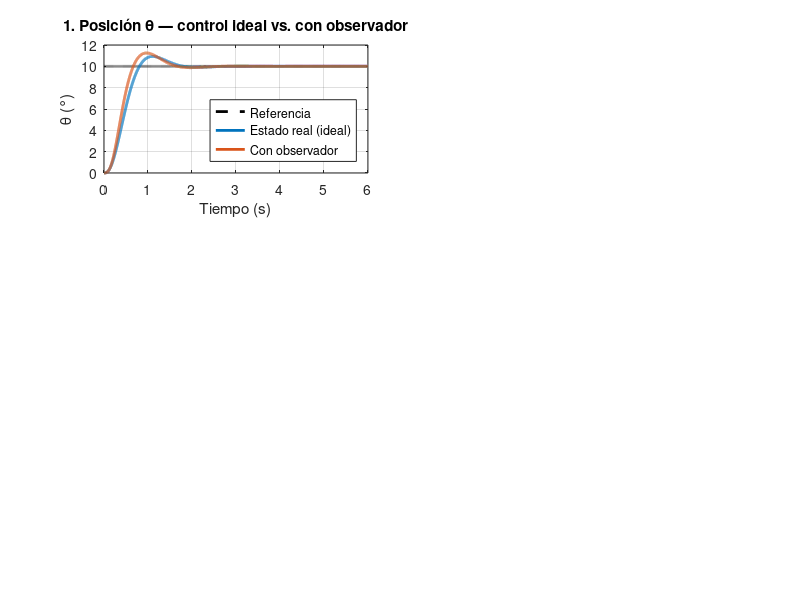

Write the MATLAB code that produced this figure. (Note: this script raises an error after producing the figure.)
% =========================================================================
% Cap. 08 — OBSERVADOR DE LUENBERGER EN DOMINIO Z (3x3, planta real)
% -------------------------------------------------------------------------
% Propósito  : Diseñar un controlador por realimentación de estados con
%              observador de Luenberger en dominio z. Se mide SOLO θ
%              (C = [0 0 1]); ia y ω se estiman en tiempo real y se
%              realimenta el estado estimado: u = -Kz · x_hat + Kdc · r.
% Aplicación : Motor BDC (modelo 3x3, planta real), posición angular θ.
% Parámetros : Planta real (Ra=11, La=0.008, Kb=0.0014, Je=7.56e-4, Be=1e-5).
% Muestreo   : Ts = 10 ms (Fs = 100 Hz).
% Entradas   : Mp, tp, Ts, Ref_grados, factor_obs, x0_real, x0_hat.
% Salidas    : K_z, L, K_dc, verificación del principio de separación,
%              simulación ideal vs realista y gráficos comparativos.
% Doc        : docs/08_observador_estados.md
% -------------------------------------------------------------------------
% Estructura del lazo:
%
%   r --(Kdc)--+--> [Planta x[k+1] = Phi*x + Gamma*u] --> y = Cd*x
%              |                                            |
%              v                                            v
%        u = -Kz*xhat                                  [Observador]
%                                              xhat[k+1] = Phi*xhat
%                                                       + Gamma*u
%                                                       + L*(y - Cd*xhat)
%
% Principio de separación: Kz y L se diseñan por separado; los polos del
% sistema completo son la unión de los polos de (Phi - Gamma*Kz) y de
% (Phi - L*Cd).
% -------------------------------------------------------------------------
% LEYENDA DE IMPLEMENTACIÓN
%   [PC]  : se ejecuta off-line en MATLAB (diseño/sintonía/validación).
%   [MCU] : pertenece al algoritmo que corre en el microcontrolador a
%           cada interrupción de muestreo (cada Ts segundos).
%
% Constantes [PC] que se cargan en el firmware: Phi, Gamma, Cd, Kz, L, Kdc.
% En cada ISR el microcontrolador ejecuta SOLO el observador + la ley
% de control (el motor real es la "planta"):
%   [MCU]  y[k]      = leer_encoder();                          % única medición
%   [MCU]  u[k]      = -Kz*xhat[k] + Kdc*r[k];                  % control con estado estimado
%   [MCU]  aplicar_PWM(u[k]);
%   [MCU]  xhat[k+1] = Phi*xhat[k] + Gamma*u[k]
%                   + L*(y[k] - Cd*xhat[k]);                    % observador (predictor)
% =========================================================================

clear; clc; close all;

disp('=========================================================================');
disp('   Control con Observador de Estados (Luenberger) - Posición Motor BDC   ');
disp('=========================================================================');

%% 1. PARÁMETROS CONFIGURABLES POR EL USUARIO
Mp           = 0.10;   % Sobreimpulso deseado del CONTROLADOR (10 %)
tp           = 1;      % Tiempo pico deseado del CONTROLADOR (s)
Ts           = 0.001;  % Tiempo de muestreo (s)  -> fs = 1000 Hz
Ref_grados   = 10;     % Referencia de posición (Grados)
factor_obs   = 3;      % Polos del observador <factor_obs> veces más rápidos
x0_real      = [0; 0; 0];          % Estado inicial REAL del motor
x0_hat       = [0; 0; deg2rad(2)]; % Estado inicial ESTIMADO (con error)

Ref_rad = deg2rad(Ref_grados);

fprintf('--- 1. Especificaciones ---\n');
fprintf('Mp = %.0f%%   tp = %.3f s   Ts = %.3f s\n', Mp*100, tp, Ts);
fprintf('Referencia: %.1f° (%.4f rad)\n', Ref_grados, Ref_rad);
fprintf('Polos del observador: %dx más rápidos que el controlador\n\n', factor_obs);

%% 2. MODELO DE LA PLANTA (CONTINUO -> DISCRETO ZOH)
Ra = 11; La = 0.008; Kb = 0.0014; Je = 0.000756; Be = 0.00001;

A = [-Ra/La, -Kb/La, 0 ;
      Kb/Je, -Be/Je, 0 ;
          0,      1, 0 ];
B = [1/La ; 0 ; 0];
C = [0, 0, 1];   % Solo medimos posición theta (encoder)
D = 0;

sys_c = ss(A, B, C, D);
sys_d = c2d(sys_c, Ts, 'zoh');

Phi   = sys_d.A;
Gamma = sys_d.B;
Cd    = sys_d.C;
Dd    = sys_d.D;
n     = size(Phi,1);

%% 3. CONTROLABILIDAD Y OBSERVABILIDAD
disp('--- 2. Análisis del Par (Phi, Cd) ---');
Co = ctrb(Phi, Gamma);
Ob = obsv(Phi, Cd);
fprintf('rank(Controlabilidad) = %d  (n = %d)\n', rank(Co), n);
fprintf('rank(Observabilidad)  = %d  (n = %d)\n', rank(Ob), n);
if rank(Co) < n, error('Sistema NO controlable.'); end
if rank(Ob) < n, error('Sistema NO observable: imposible estimar estados.'); end
disp('[OK] Sistema controlable Y observable.');
disp(' ');

%% 4. POLOS DESEADOS DEL CONTROLADOR (mapeo s -> z)
% Eq. (3.x): z_i = exp(s_i * Ts) - mapeo exacto de polos por ZOH
zeta  = -log(Mp) / sqrt(pi^2 + log(Mp)^2);
wn    = pi / (tp * sqrt(1 - zeta^2));
sigma = zeta * wn;
wd    = wn * sqrt(1 - zeta^2);

% Tercer polo 10x más rápido para forzar que los polos dominantes sean el par complejo
s_ctrl = [-sigma + 1i*wd, -sigma - 1i*wd, -5*sigma];
P_ctrl = exp(s_ctrl * Ts);

% Asignación de polos en lazo cerrado: u = -Kz*x  ->  (Phi - Gamma*Kz)
Kz = place(Phi, Gamma, P_ctrl);

% Pre-compensador para ganancia DC unitaria (Eq. 7.x del cap. 07)
% Garantiza que ante ref. constante r, la salida en régimen alcance r.
A_cl = Phi - Gamma*Kz;
Kdc  = 1 / (Cd * ((eye(n) - A_cl) \ Gamma));

fprintf('--- 3. Ganancias del Controlador ---\n');
fprintf('Kz   = [%.4f, %.4f, %.4f]\n', Kz(1), Kz(2), Kz(3));
fprintf('Kdc  = %.4f\n\n', Kdc);

%% 5. POLOS DESEADOS DEL OBSERVADOR (más rápidos que el controlador)
% Sólo aceleramos los dos modos LENTOS (mecánico + integrador de posición).
% El modo ELÉCTRICO (τe = La/Ra ≈ 0.7 ms) se deja en su ubicación natural:
% pedirle al observador que estime ia más rápido que su propia dinámica
% requiere L gigantes (cientos de miles) y vuela el esfuerzo de control.
z_elec = exp(-(Ra/La) * Ts);                   % polo eléctrico natural en Z
s_obs_dom = factor_obs * [-sigma + 1i*wd, -sigma - 1i*wd];
P_obs = [exp(s_obs_dom * Ts), z_elec];

% Diseño por dualidad: L = place(Phi', Cd', P_obs)'
L = place(Phi', Cd', P_obs).';

fprintf('--- 4. Ganancia del Observador ---\n');
fprintf('L = [%.4f; %.4f; %.4f]\n', L(1), L(2), L(3));
fprintf('Polos del observador: '); disp(P_obs.');

%% 6. VERIFICACIÓN DEL PRINCIPIO DE SEPARACIÓN
% Sistema aumentado de orden 2n con estados [x ; e],  e = x - xhat:
%   [x[k+1]]   [Phi - Gamma*Kz   Gamma*Kz ] [x]
%   [e[k+1]] = [     0           Phi - L*Cd] [e]
% Polos del sistema completo = polos controlador U polos observador
Aaug = [Phi - Gamma*Kz, Gamma*Kz ; zeros(n), Phi - L*Cd];
fprintf('Polos del sistema completo (aumentado):\n');
disp(eig(Aaug));
fprintf('Deben coincidir con la unión de P_ctrl y P_obs.\n\n');

%% 7. SIMULACIÓN DINÁMICA NO LINEAL (planta + observador + control)
t_end = 6 * tp;
t_sim = 0:Ts:t_end;
N     = length(t_sim);

Ref = Ref_rad * ones(1, N);

% --- Caso A: control IDEAL con estado REAL (referencia) ---
x_ideal = zeros(n, N); x_ideal(:,1) = x0_real;
u_ideal = zeros(1, N);

% --- Caso B: control con OBSERVADOR (lo que correrá en el micro) ---
x_real = zeros(n, N); x_real(:,1) = x0_real;
xhat   = zeros(n, N); xhat(:,1)   = x0_hat;
u_obs  = zeros(1, N);
y_meas = zeros(1, N);

for k = 1:N-1
    % --- (A) ideal: realimentamos el estado real (NO REALIZABLE en HW) ---
    %     Sirve como referencia teórica: requiere medir ia y w, cosa que
    %     en el motor real no hacemos. Todo este bloque es [PC].
    u_ideal(k)      = -Kz * x_ideal(:,k) + Kdc * Ref(k);                    % [PC]
    x_ideal(:,k+1)  = Phi * x_ideal(:,k) + Gamma * u_ideal(k);              % [PC]

    % --- (B) observador: realimentamos el estado estimado (CASO REAL) ---
    y_meas(k)       = Cd * x_real(:,k);                                     % [MCU] leer encoder (única medición)
    u_obs(k)        = -Kz * xhat(:,k) + Kdc * Ref(k);                       % [MCU] ley de control u = -Kz*xhat + Kdc*r
    % Planta real evoluciona con la entrada aplicada (esto NO está en el firmware):
    x_real(:,k+1)   = Phi * x_real(:,k)  + Gamma * u_obs(k);                % [PC]  modelo del motor físico
    % Observador (predictor): Eq. (8.x) del cap. 08
    %   xhat[k+1] = Phi*xhat[k] + Gamma*u[k] + L*(y[k] - Cd*xhat[k])
    % El término (y - Cd*xhat) es la INNOVACIÓN; L pondera cuánto
    % corregir cada estado estimado a partir de esa innovación.
    xhat(:,k+1)     = Phi * xhat(:,k)    + Gamma * u_obs(k) ...             % [MCU] actualizar estado estimado
                    + L * (y_meas(k) - Cd * xhat(:,k));                     % [MCU] (corre en la ISR del timer)
end
y_meas(N)  = Cd * x_real(:,N);
u_ideal(N) = u_ideal(N-1);
u_obs(N)   = u_obs(N-1);

% Errores de estimación
err_ia = x_real(1,:) - xhat(1,:);
err_we = x_real(2,:) - xhat(2,:);
err_th = x_real(3,:) - xhat(3,:);

%% 8. GRÁFICOS
figure('Name', sprintf('Observador Luenberger (Ref %.1f°, tp %.2fs)', Ref_grados, tp), ...
       'Position', [60, 60, 1100, 800], 'Color', 'w');

% 8.1 Posición: ideal vs observador vs referencia
ax1 = subplot(3,2,1);
plot(t_sim, rad2deg(Ref),           'k--', 'LineWidth', 2); hold on;
plot(t_sim, rad2deg(x_ideal(3,:)),  'Color',[0 0.45 0.74], 'LineWidth', 2);
plot(t_sim, rad2deg(x_real(3,:)),   'Color',[0.85 0.33 0.10], 'LineWidth', 2);
title('1. Posición \theta — control ideal vs. con observador');
xlabel('Tiempo (s)'); ylabel('\theta (°)');
legend('Referencia','Estado real (ideal)','Con observador','Location','SouthEast');
grid on; ax1.GridAlpha = 0.3;

% 8.2 Esfuerzo de control
ax2 = subplot(3,2,2);
stairs(t_sim, u_ideal, 'Color',[0 0.45 0.74], 'LineWidth', 1.5); hold on;
stairs(t_sim, u_obs,   'Color',[0.85 0.33 0.10], 'LineWidth', 1.5);
yline(0,'k-','HandleVisibility','off');
title('2. Esfuerzo de control u[k] (V)');
xlabel('Tiempo (s)'); ylabel('V_a (V)');
legend('Ideal','Con observador','Location','NorthEast');
grid on; ax2.GridAlpha = 0.3;

% 8.3 Corriente: real vs estimada
ax3 = subplot(3,2,3);
plot(t_sim, x_real(1,:), 'Color',[0.85 0.33 0.10], 'LineWidth', 2); hold on;
plot(t_sim, xhat(1,:),   'Color',[0 0.45 0.74], 'LineWidth', 1.5, 'LineStyle','--');
title('3. Corriente i_a: real vs. estimada');
xlabel('Tiempo (s)'); ylabel('i_a (A)');
legend('Real','Estimada','Location','best');
grid on; ax3.GridAlpha = 0.3;

% 8.4 Velocidad: real vs estimada
ax4 = subplot(3,2,4);
plot(t_sim, x_real(2,:), 'Color',[0.85 0.33 0.10], 'LineWidth', 2); hold on;
plot(t_sim, xhat(2,:),   'Color',[0 0.45 0.74], 'LineWidth', 1.5, 'LineStyle','--');
title('4. Velocidad \omega: real vs. estimada');
xlabel('Tiempo (s)'); ylabel('\omega (rad/s)');
legend('Real','Estimada','Location','best');
grid on; ax4.GridAlpha = 0.3;

% 8.5 Error de estimación (todos los estados)
ax5 = subplot(3,2,5);
plot(t_sim, err_ia,            'LineWidth', 1.5); hold on;
plot(t_sim, err_we,            'LineWidth', 1.5);
plot(t_sim, rad2deg(err_th),   'LineWidth', 1.5);
yline(0,'k-','HandleVisibility','off');
title('5. Error de estimación e = x - \^x');
xlabel('Tiempo (s)'); ylabel('Error');
legend('e_{i_a} (A)','e_{\omega} (rad/s)','e_{\theta} (°)','Location','best');
grid on; ax5.GridAlpha = 0.3;

% 8.6 Polos del sistema completo
ax6 = subplot(3,2,6);
theta = linspace(0,2*pi,200);
plot(cos(theta), sin(theta), 'k-', 'LineWidth', 1); hold on; axis equal;
plot(real(P_ctrl), imag(P_ctrl), 'bx', 'MarkerSize', 12, 'LineWidth', 2);
plot(real(P_obs),  imag(P_obs),  'rs', 'MarkerSize', 10, 'LineWidth', 2);
xline(0,'k:','HandleVisibility','off'); yline(0,'k:','HandleVisibility','off');
title('6. Polos en plano Z (separación)');
xlabel('Re'); ylabel('Im');
legend('|z| = 1','Controlador','Observador','Location','SouthWest');
grid on; ax6.GridAlpha = 0.3;
xlim([-1.2 1.2]); ylim([-1.2 1.2]);

linkaxes([ax1, ax2, ax3, ax4, ax5], 'x');
xlim(ax1, [0, t_end]);

%% 9. REPORTE NUMÉRICO
info_ideal = stepinfo(x_ideal(3,:), t_sim, Ref_rad);
info_obs   = stepinfo(x_real(3,:),  t_sim, Ref_rad);
disp('--- 5. Verificación de Resultados ---');
fprintf('IDEAL       -> Mp = %.2f%%   tp = %.4f s\n', info_ideal.Overshoot, info_ideal.PeakTime);
fprintf('OBSERVADOR  -> Mp = %.2f%%   tp = %.4f s\n', info_obs.Overshoot,   info_obs.PeakTime);
fprintf('Esperado    -> Mp = %.2f%%   tp = %.4f s\n', Mp*100, tp);
